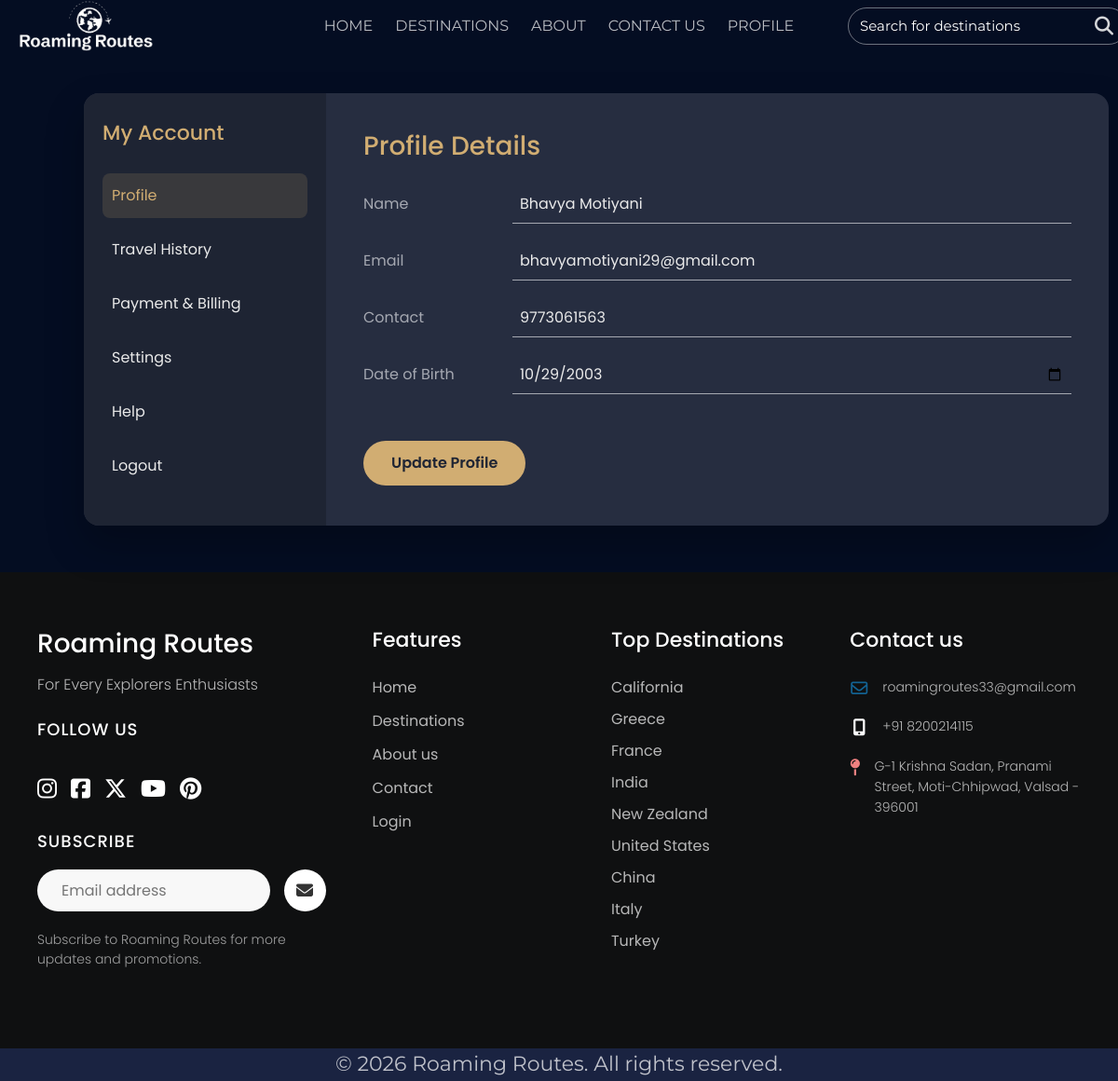
The app's page /profile.php (signed in) with its own data.
### tables this page shows
CREATE TABLE IF NOT EXISTS `users` (
  `u_id` int NOT NULL AUTO_INCREMENT,
  `name` varchar(100) NOT NULL,
  `email` varchar(100) NOT NULL,
  `contactno` varchar(15) NOT NULL,
  `pwd` varchar(255) NOT NULL,
  `dob` date NOT NULL,
  `verify_token` varchar(255) DEFAULT NULL,
  `is_verified` tinyint(1) DEFAULT '0',
  `created_at` timestamp NULL DEFAULT CURRENT_TIMESTAMP,
  PRIMARY KEY (`u_id`),
  UNIQUE KEY `email` (`email`)
);

### profile.php (the view, shortened to what this page needs)
<?php
include('database/traveldb.php');
$u_id = $_SESSION['u_id'];
$query = "SELECT * FROM users WHERE u_id = '$u_id' LIMIT 1";
$result = mysqli_query($conn, $query);
$user = mysqli_fetch_assoc($result);
?>
<?php include('includes/header.php'); ?>
<div class="profile-wrapper">
    <div class="profile-sidebar">
        <h2>My Account</h2>
        <a href="profile.php" class="active">Profile</a>
        <a href="history.php">Travel History</a>
        <a href="payment&billing.php">Payment & Billing</a>
        <a href="settings.php">Settings</a>
        <a href="help.php">Help</a>
        <a href="logout.php">Logout</a>
    </div>
    <div class="profile-content">
        <h3>Profile Details</h3>
        <form method="post">
            <div class="form-group">
                <label>Name</label>
                <input type="text" name="name" value="<?= htmlspecialchars($user['name']) ?>">
            </div>
            <div class="form-group">
                <label>Email</label>
                <input type="email" name="email" value="<?= htmlspecialchars($user['email']) ?>">
            </div>
            <div class="form-group">
                <label>Contact</label>
                <input type="text" name="contactno" value="<?= htmlspecialchars($user['contactno']) ?>">
            </div>
            <div class="form-group">
                <label>Date of Birth</label>
                <input type="date" name="dob" value="<?= htmlspecialchars($user['dob']) ?>">
            </div>
            <button class="update-btn" type="submit" name="update">Update Profile</button>
        </form>
    </div>
</div>
<?php include('includes/footer.php'); ?>

### includes/header.php (style rules this page uses)
* { margin: 0; padding: 0; box-sizing: border-box; }
body { margin: 0; padding: 0; }

### profile.php (style rules this page uses)
:root { --bg-dark: #1e2433; --bg-card: #262d40; --accent: #d1ad72; --text-light: #eaeaea; --text-muted: #a5a8b1; }
body { background: #040d22ff; font-family: 'Poppins', sans-serif; }
.profile-wrapper { position: relative; max-width: 1200px; margin: 100px 10px 50px 90px; background: var(--bg-card); border-radius: 16px; display: grid; grid-template-columns: 260px 1fr; overflow: hidden; box-shadow: 0 20px 40px rgba(0,0,0,0.25); }
.profile-sidebar { background: var(--bg-dark); padding: 30px 20px; }
.profile-sidebar h2 { color: var(--accent); font-size: 22px; margin-bottom: 30px; }
.profile-sidebar a { display: block; color: var(--text-light); text-decoration: none; padding: 12px 10px; border-radius: 8px; margin-bottom: 10px; transition: 0.3s; }
.profile-sidebar a:hover, .profile-sidebar a.active { background: rgba(209,173,114,0.15); color: var(--accent); }
.profile-content { padding: 40px; color: var(--text-light); }
.profile-content h3 { margin-bottom: 25px; color: var(--accent); }
.form-group { display: grid; grid-template-columns: 140px 1fr; gap: 20px; margin-bottom: 20px; align-items: center; }
.form-group label { color: var(--text-muted); }
.form-group input { background: transparent; border: none; border-bottom: 1px solid var(--text-muted); color: var(--text-light); padding: 8px; font-size: 16px; }
.update-btn { margin-top: 30px; background: var(--accent); color: #1e2433; border: none; padding: 12px 30px; border-radius: 30px; font-weight: 600; cursor: pointer; transition: 0.3s; }

### records on screen
users: name "Bhavya Motiyani", email "bhavyamotiyani29@gmail.com", contactno "9773061563", dob "10/29/2003"
